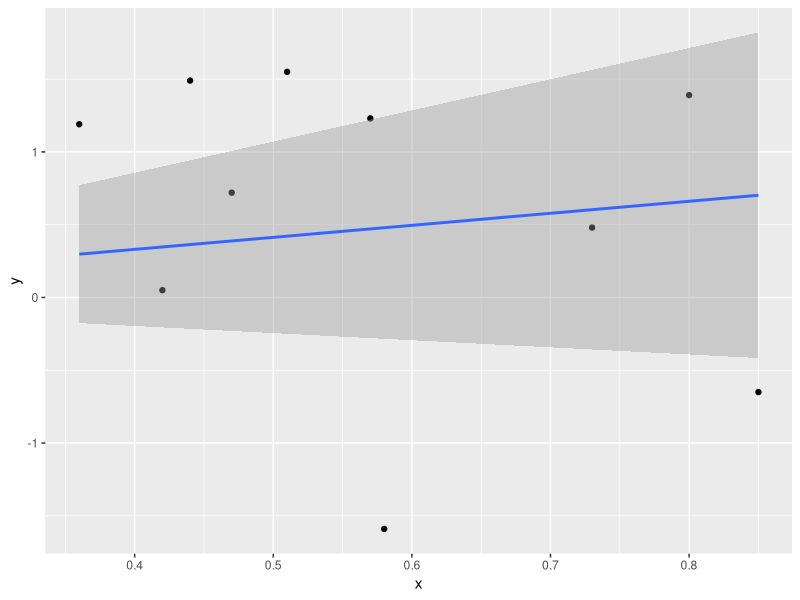

Write R code to recreate this figure.
# ########################################################################################
# JHU Data Science - Course 7
# Regression models
# 
# ########################################################################################

# Clear Environment
rm(list = ls())
#Close all graphs
graphics.off()

# ########################################################################################
# Libraries
# ########################################################################################

library(ggplot2)

###########################################################################################
# Quiz
###########################################################################################

#1
x <- c(0.18, -1.54, 0.42, 0.95)
w <- c(2, 1, 3, 1)
sapply(c(0.3,0.0025,0.1471,1.077),function(mu){sum(w*(x-mu)^2)})

#2
x <- c(0.8, 0.47, 0.51, 0.73, 0.36, 0.58, 0.57, 0.85, 0.44, 0.42)
y <- c(1.39, 0.72, 1.55, 0.48, 1.19, -1.59, 1.23, -0.65, 1.49, 0.05)
coefficients(lm(y~ 0 + x))
g<-ggplot(data.frame(x,y), aes(x,y))
g+geom_point()+geom_smooth(method = "lm",formula = "y~ 0+ x")

#3
data(mtcars)
lm(data = mtcars,formula = "mpg~wt")

#6
x <- c(8.58, 10.46, 9.01, 9.64, 8.86)
(x[1]-mean(x))/sd(x)

#7
x <- c(0.8, 0.47, 0.51, 0.73, 0.36, 0.58, 0.57, 0.85, 0.44, 0.42)
y <- c(1.39, 0.72, 1.55, 0.48, 1.19, -1.59, 1.23, -0.65, 1.49, 0.05)
lm(y~x)

#9
x <- c(0.8, 0.47, 0.51, 0.73, 0.36, 0.58, 0.57, 0.85, 0.44, 0.42)
sapply(c(0.44,0.573,0.36,0.8),function(mu){sum((x-mu)^2)})